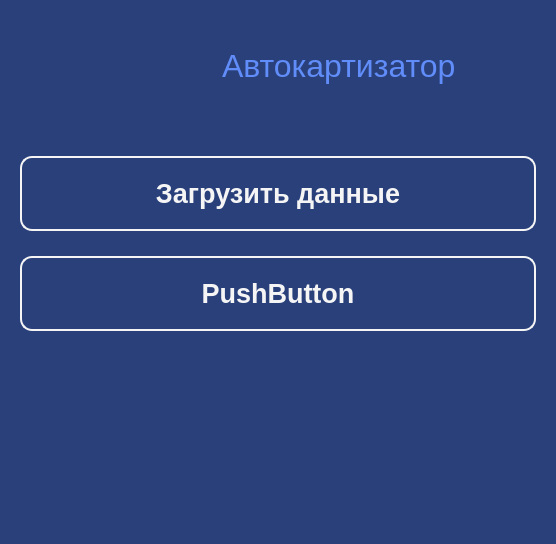
<?xml version="1.0" encoding="UTF-8"?>
<ui version="4.0">
 <class>Dialog</class>
 <widget class="QDialog" name="Dialog">
  <property name="geometry">
   <rect>
    <x>0</x>
    <y>0</y>
    <width>556</width>
    <height>544</height>
   </rect>
  </property>
  <property name="cursor">
   <cursorShape>PointingHandCursor</cursorShape>
  </property>
  <property name="windowTitle">
   <string>Dialog</string>
  </property>
  <property name="styleSheet">
   <string notr="true">QDialog{
	background-color: rgb(41, 64, 123);
	color: rgb(97, 141, 250);
}</string>
  </property>
  <layout class="QFormLayout" name="formLayout">
   <property name="horizontalSpacing">
    <number>0</number>
   </property>
   <property name="verticalSpacing">
    <number>0</number>
   </property>
   <property name="leftMargin">
    <number>0</number>
   </property>
   <property name="topMargin">
    <number>0</number>
   </property>
   <property name="rightMargin">
    <number>0</number>
   </property>
   <property name="bottomMargin">
    <number>0</number>
   </property>
   <item row="0" column="0" colspan="2">
    <widget class="QWidget" name="widget" native="true">
     <property name="minimumSize">
      <size>
       <width>0</width>
       <height>131</height>
      </size>
     </property>
     <property name="styleSheet">
      <string notr="true">QWidget{
	background-color: rgb(41, 64, 123);
	color: rgb(97, 141, 250);
}</string>
     </property>
     <layout class="QHBoxLayout" name="horizontalLayout">
      <property name="spacing">
       <number>6</number>
      </property>
      <property name="leftMargin">
       <number>0</number>
      </property>
      <property name="topMargin">
       <number>0</number>
      </property>
      <property name="rightMargin">
       <number>100</number>
      </property>
      <property name="bottomMargin">
       <number>0</number>
      </property>
      <item alignment="Qt::AlignRight">
       <widget class="QLabel" name="label">
        <property name="text">
         <string>&lt;html&gt;&lt;head/&gt;&lt;body&gt;&lt;p&gt;&lt;img src=&quot;:/logo/logoPlaneta.png&quot;/&gt;&lt;/p&gt;&lt;/body&gt;&lt;/html&gt;</string>
        </property>
       </widget>
      </item>
      <item>
       <widget class="QLabel" name="label_2">
        <property name="font">
         <font>
          <family>Segoe UI</family>
          <pointsize>24</pointsize>
         </font>
        </property>
        <property name="text">
         <string>Автокартизатор</string>
        </property>
       </widget>
      </item>
     </layout>
    </widget>
   </item>
   <item row="2" column="1">
    <widget class="QPushButton" name="LDWindow_btn">
     <property name="minimumSize">
      <size>
       <width>250</width>
       <height>100</height>
      </size>
     </property>
     <property name="font">
      <font>
       <family>Segoe UI</family>
       <pointsize>20</pointsize>
       <weight>75</weight>
       <bold>true</bold>
      </font>
     </property>
     <property name="cursor">
      <cursorShape>PointingHandCursor</cursorShape>
     </property>
     <property name="styleSheet">
      <string notr="true">QPushButton{
	background: transparent;
	color: #F5F5F5;
	border-style: solid;
	border-width: 2px;
	border-radius: 12px;
	border-color: #F5F5F5;
	margin-left: 20px;
	margin-right: 20px;
	margin-top: 25px;
}

QPushButton:hover{
	
	color: #618DFA;
	border-color: #618DFA;
}</string>
     </property>
     <property name="text">
      <string>Загрузить данные</string>
     </property>
    </widget>
   </item>
   <item row="3" column="1">
    <widget class="QPushButton" name="pushButton_2">
     <property name="minimumSize">
      <size>
       <width>250</width>
       <height>100</height>
      </size>
     </property>
     <property name="font">
      <font>
       <family>Segoe UI</family>
       <pointsize>20</pointsize>
       <weight>75</weight>
       <bold>true</bold>
      </font>
     </property>
     <property name="styleSheet">
      <string notr="true">QPushButton{
	background: transparent;
	color: #F5F5F5;
	border-style: solid;
	border-width: 2px;
	border-radius: 12px;
	border-color: #F5F5F5;
	margin-left: 20px;
	margin-right: 20px;
	margin-top: 25px;
}

QPushButton:hover{
	
	color: #618DFA;
	border-color: #618DFA;
}</string>
     </property>
     <property name="text">
      <string>PushButton</string>
     </property>
    </widget>
   </item>
  </layout>
 </widget>
 <resources>
  <include location="RF.qrc"/>
 </resources>
 <connections/>
</ui>
